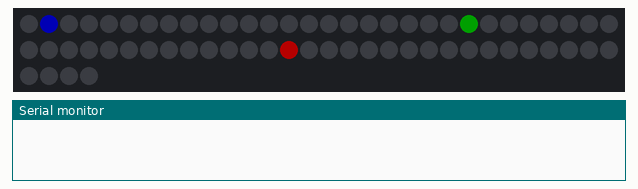
Recording of a sketch running on a simulated Arduino Uno, built with avr-gcc and run on an emulated ATmega328P. On the bench: 64 RGB LEDs in strip order, left to right, continuing on the next row, the last lines printed to the serial monitor. Dim RGB values are drawn brighter than linear.

Above: at 0.18 s.
At 10.02 s:
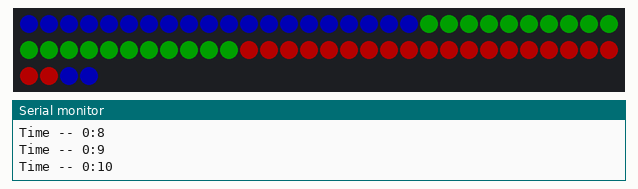
At 19.98 s:
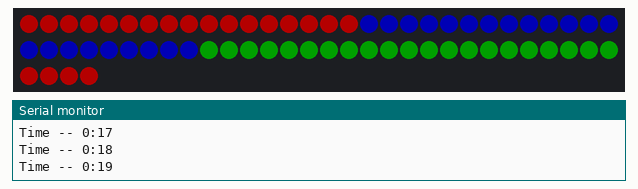
At 21.78 s:
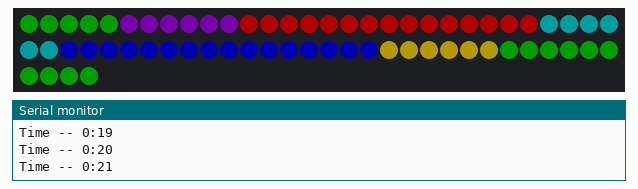
At 23.58 s:
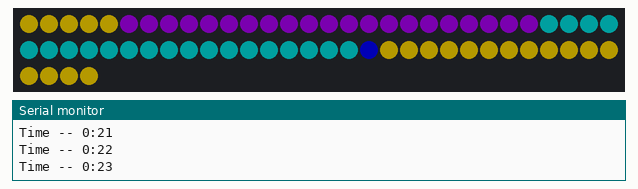
At 39.92 s:
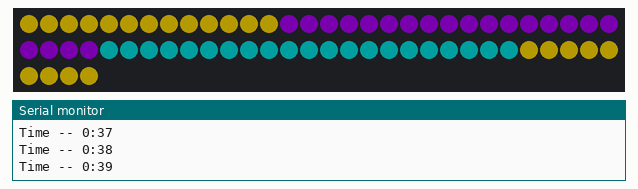

The sketch:

Moving_Colors.ino
```cpp
#include "FastLED.h"
#define DATA_PIN   8
#define NUM_LEDS   64

CRGB leds[NUM_LEDS];

int16_t position1 = NUM_LEDS * 2 / 3;
int16_t position2 = NUM_LEDS / 3;
int16_t position3 = 0;

long colorPalletMoving[] = {CRGB::Red,CRGB::Green,CRGB::Blue,CRGB::Teal,CRGB::DarkViolet,CRGB::Gold,CRGB::DeepPink,CRGB::Teal,CRGB::Yellow};

byte Second = 0;
byte Minute = 0;
byte lastSecond;

char rx_byte;

bool timerStart = false;

void setup() {
 Serial.begin(115200);
 FastLED.addLeds<WS2812B, DATA_PIN, GRB>(leds, NUM_LEDS).setCorrection(TypicalLEDStrip);

 FastLED.setBrightness(64);

 noInterrupts();      // disable all interrupts  // Timer1 kesmesi ayarlanıyor
 TCNT1  = 0;   // initialize counter value to 0
 TCCR1A = 0;   // same for TCCR1B
 TCCR1B = 0;   // set entire TCCR1A register to 0
 OCR1A = 15624;  // set compare match register for 1hz increments // = (16*10^6) / (1*1024) - 1 ( must be < 65536 )
 TCCR1B |= (1 << WGM12);               // turn on CTC mode
 TCCR1B |= (1 << CS12) | (1 << CS10);  // Set CS10 and CS12 bits for 1024 prescaler
 TIMSK1 |= (1 << OCIE1A);              // enable timer compare interrupt
 interrupts();        // enable
}

void loop(){
  timerStart = true;

  if(Second >= 0 && Second <= 20){
     Moving_Colors(0,1,2);
  }else if(Second >= 20 && Second <= 40){
     Moving_Colors(3,4,5);
  }else if(Second >= 40 && Second <= 60){
     Moving_Colors(6,7,8);
  }

}


ISR(TIMER1_COMPA_vect){

 if(timerStart == true){
    Second++;
    if(Second >= 60){
       Second = 0;
       Minute++;
       if(Minute >= 60){
          Minute = 0;
       }
    }

   if(Second != lastSecond){
      Serial.println("Time -- " + String(Minute) +":"+ String(Second));
   }
   lastSecond = Second;
 }

}


void Moving_Colors(int color0,int color1,int color2){
  EVERY_N_MILLISECONDS(120){
    leds[(position1 + 1 + NUM_LEDS) % NUM_LEDS] = colorPalletMoving[color0];
    leds[(position2 + 1 + NUM_LEDS) % NUM_LEDS] = colorPalletMoving[color1];
    leds[(position3 + 1 + NUM_LEDS) % NUM_LEDS] = colorPalletMoving[color2];
    FastLED.show();
    position1 = ((position1 + 1 + NUM_LEDS) % NUM_LEDS);
    position2 = ((position2 + 1 + NUM_LEDS) % NUM_LEDS);
    position3 = ((position3 + 1 + NUM_LEDS) % NUM_LEDS);
  }
}
```
